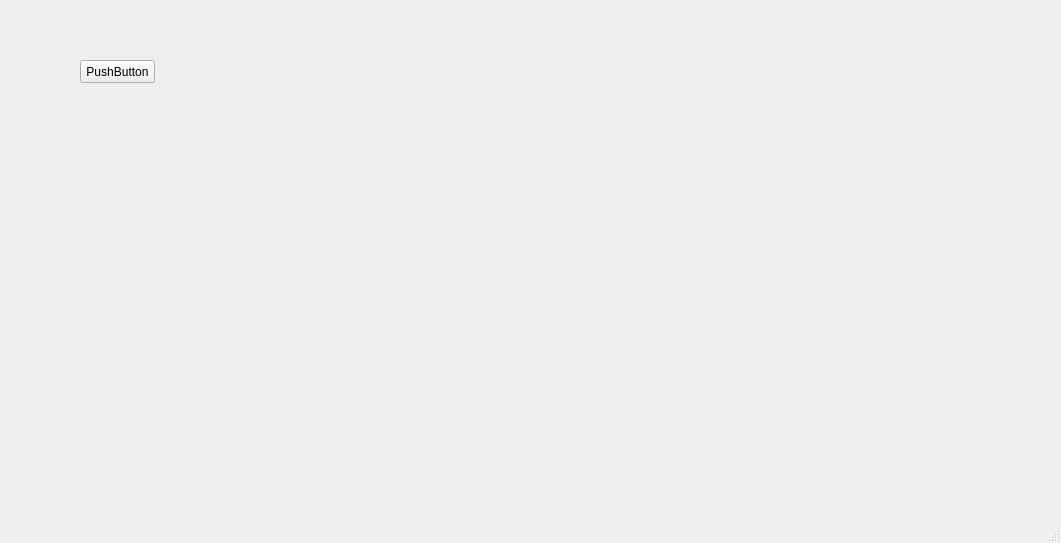
<?xml version="1.0" encoding="UTF-8"?>
<ui version="4.0">
 <class>MainWindow</class>
 <widget class="QMainWindow" name="MainWindow">
  <property name="geometry">
   <rect>
    <x>0</x>
    <y>0</y>
    <width>1061</width>
    <height>543</height>
   </rect>
  </property>
  <property name="windowTitle">
   <string>MainWindow</string>
  </property>
  <widget class="QWidget" name="centralwidget">
   <widget class="QToolButton" name="toolButton">
    <property name="geometry">
     <rect>
      <x>80</x>
      <y>60</y>
      <width>75</width>
      <height>23</height>
     </rect>
    </property>
    <property name="text">
     <string>PushButton</string>
    </property>
   </widget>
  </widget>
  <widget class="QStatusBar" name="statusbar"/>
 </widget>
 <resources/>
 <connections/>
</ui>
